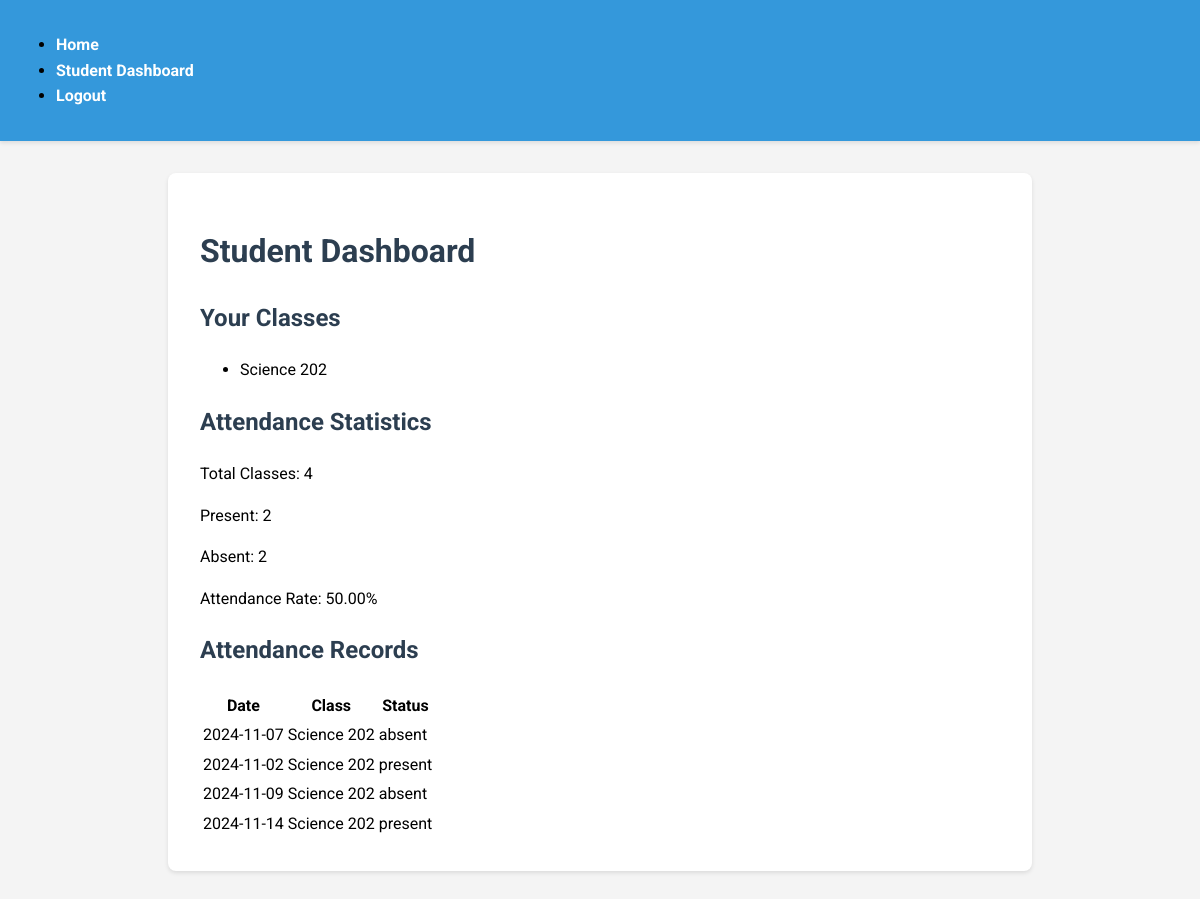
The app's page /student_dashboard (signed in) with its own data.
### models.py (models this page shows, shortened)
class BaseModel(db.Model):
    __abstract__ = True
    id = db.Column(db.Integer, primary_key=True)

class Class(BaseModel):
    __tablename__ = 'class'
    name = db.Column(db.String(100), nullable=False)
    teacher_id = db.Column(db.Integer, db.ForeignKey('user.id'), nullable=False)
    students = db.relationship('User', secondary='user_class', back_populates='classes')
    attendances = db.relationship('Attendance', back_populates='class_')

class Attendance(BaseModel):
    __tablename__ = 'attendance'
    class_id = db.Column(db.Integer, db.ForeignKey('class.id'), nullable=False)
    student_id = db.Column(db.Integer, db.ForeignKey('user.id'), nullable=False)
    date = db.Column(db.Date, nullable=False)
    status = db.Column(db.String(20), nullable=False)
    class_ = db.relationship('Class', back_populates='attendances')

### app.py (the view)
@app.route('/student_dashboard')
@login_required
def student_dashboard():
    if current_user.role != 'student':
        flash('Only students can access this dashboard')
        return redirect(url_for('dashboard'))
    classes = current_user.classes
    attendance_records = Attendance.query.filter_by(student_id=current_user.id).all()
    total_classes = len(attendance_records)
    present_count = sum(1 for record in attendance_records if record.status == 'present')
    absent_count = total_classes - present_count
    attendance_rate = (present_count / total_classes) * 100 if total_classes > 0 else 0
    return render_template('student_dashboard.html',
                           classes=classes,
                           attendance_records=attendance_records,
                           total_classes=total_classes,
                           present_count=present_count,
                           absent_count=absent_count,
                           attendance_rate=attendance_rate)

### app.py (called while the page is built)
@login_manager.user_loader
def load_user(user_id):
    return User.query.get(int(user_id))

### templates/student_dashboard.html
{% extends "base.html" %}
{% block content %}
    <h1>Student Dashboard</h1>
    <h2>Your Classes</h2>
    <ul>
        {% for class in classes %}
            <li>{{ class.name }}</li>
        {% endfor %}
    </ul>
    <h2>Attendance Statistics</h2>
    <p>Total Classes: {{ total_classes }}</p>
    <p>Present: {{ present_count }}</p>
    <p>Absent: {{ absent_count }}</p>
    <p>Attendance Rate: {{ "%.2f"|format(attendance_rate) }}%</p>
    <h2>Attendance Records</h2>
    <table>
        <thead>
            <tr>
                <th>Date</th>
                <th>Class</th>
                <th>Status</th>
            </tr>
        </thead>
        <tbody>
            {% for record in attendance_records %}
                <tr>
                    <td>{{ record.date }}</td>
                    <td>{{ record.class_.name }}</td>
                    <td>{{ record.status }}</td>
                </tr>
            {% endfor %}
        </tbody>
    </table>
{% endblock %}

### static/styles.css (style rules this page uses)
body { font-family: 'Roboto', Arial, sans-serif; line-height: 1.6; margin: 0; padding: 0; background-color: #f4f4f4; }
h1, h2 { color: #2c3e50; }

### records on screen
Class: name "Science 202"
Attendance: date "2024-11-07", class_.name "Science 202", status "absent"
Attendance: date "2024-11-02", class_.name "Science 202", status "present"
Attendance: date "2024-11-09", class_.name "Science 202", status "absent"
Attendance: date "2024-11-14", class_.name "Science 202", status "present"

### other values on screen
{{ total_classes }} "4"
{{ present_count }} "2"
{{ absent_count }} "2"
{{ "%.2f"|format(attendance_rate) }} "50.00"
